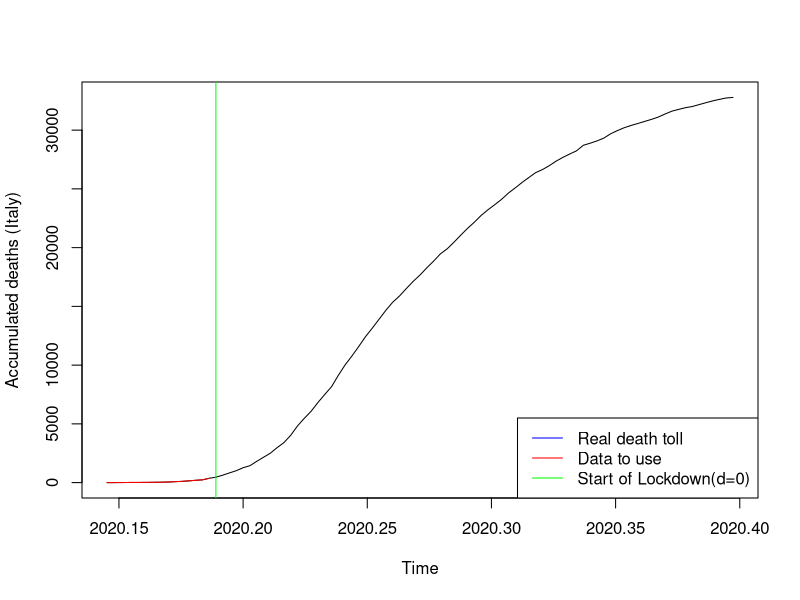
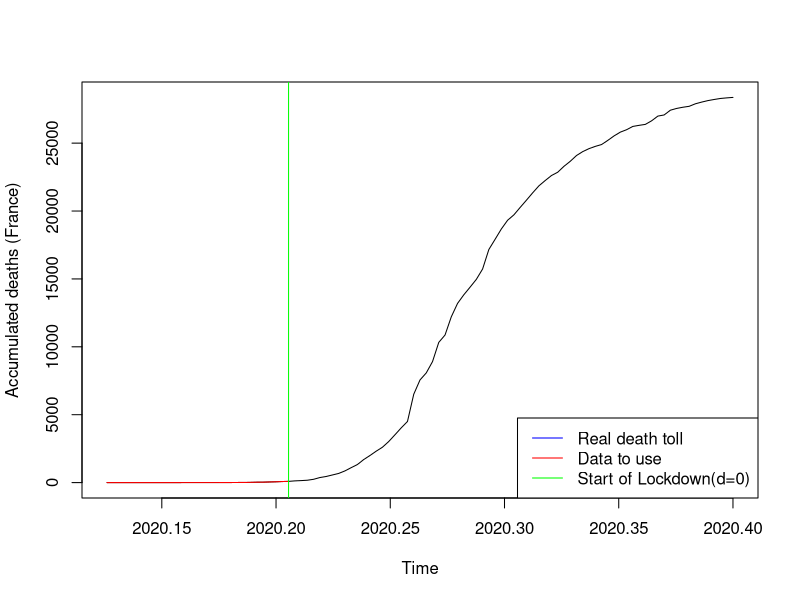
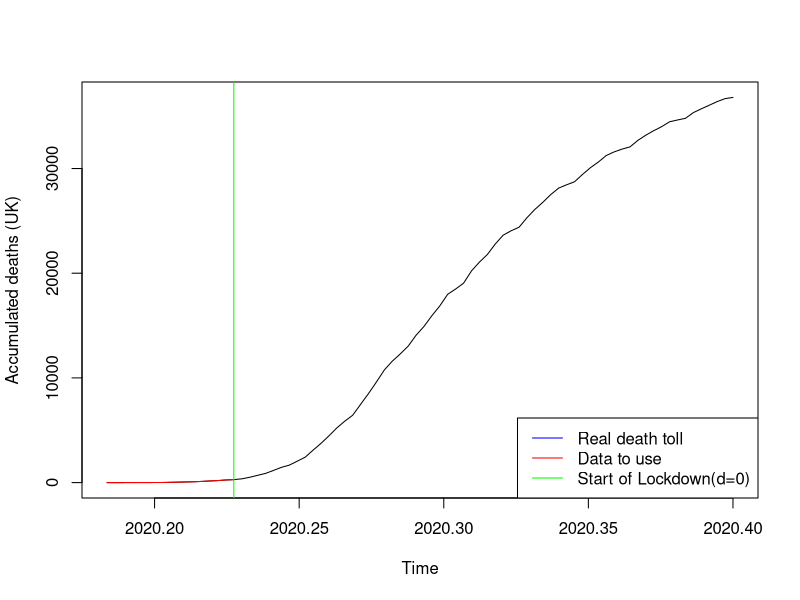
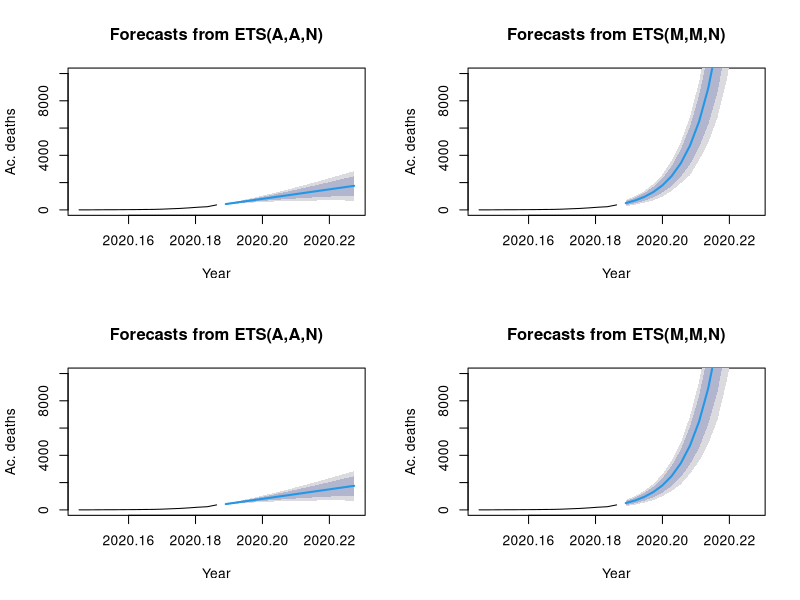
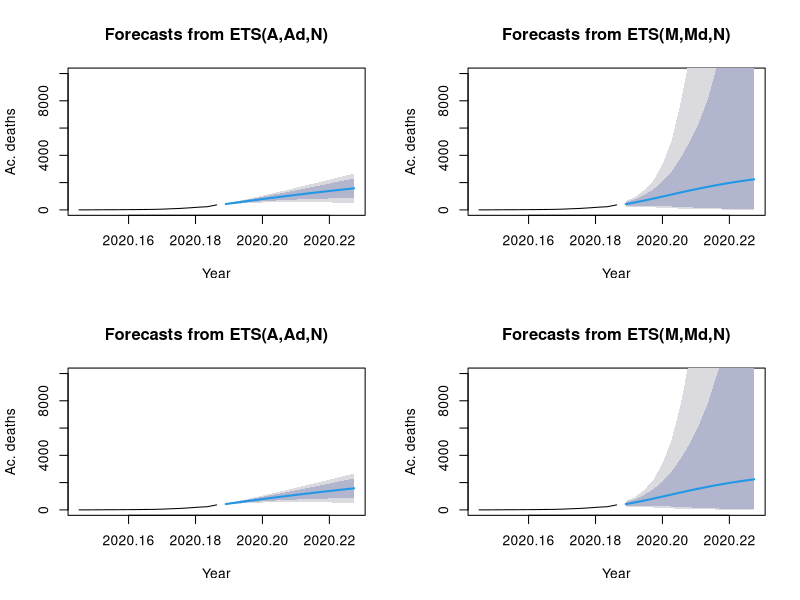
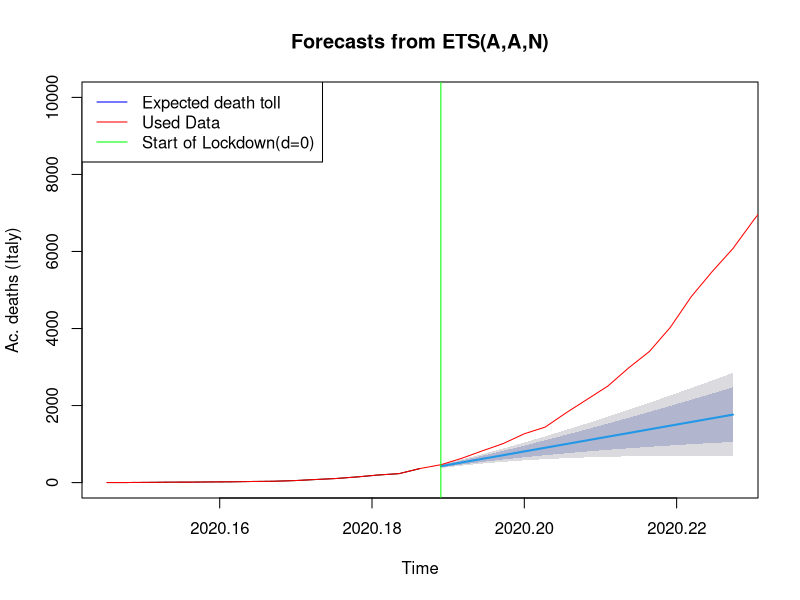
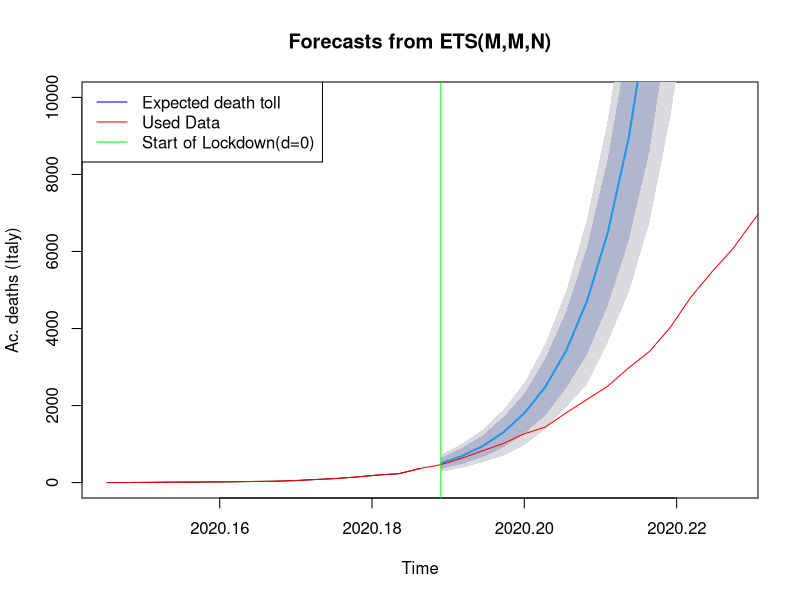
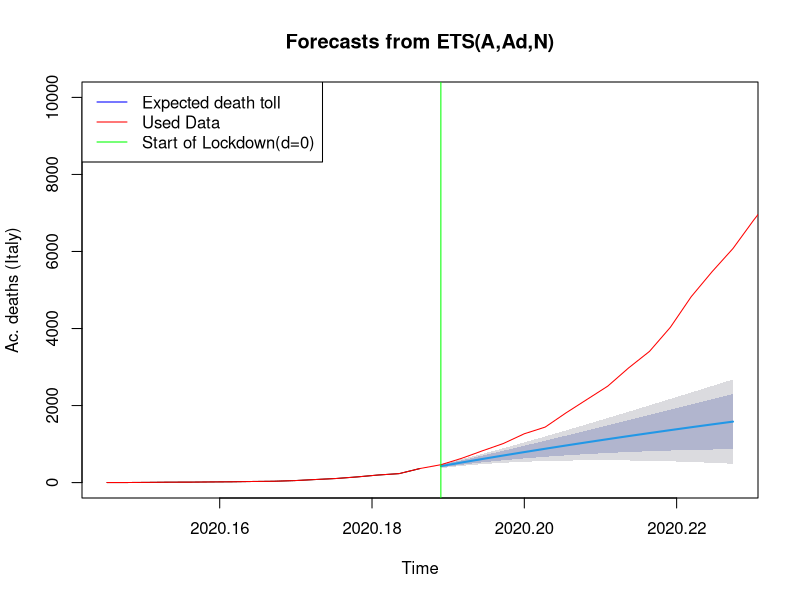

The R script that drew these images, in order: (Note: a time limit stopped this script after it produced the figures.)
## ---- chunk 1
covid_data <- read.csv("COVID_data_v3.csv", header=TRUE, sep=",")
#ProjectData <- data.matrix(ProjectData) 
#ProjectData_INITIAL <- ProjectData
## ---- chunk 2
t0_IT=2020+53/365 #day of first casualty
P=15 #predicted days
cIT2_0 <- ts((covid_data$Cdeaths_IT[54:69]),start=t0_IT, frequency=365) #t=0 @ day69. +14d #before it was starting at 45
cIT3 <- ts((covid_data$Cdeaths_IT[54:146]),start=t0_IT, frequency=365)

plot(cIT3, xlab="Time", ylab="Accumulated deaths (Italy)")
lines(cIT2_0, col="red")
abline(v=2020+69/365, col="green")
legend("bottomright", legend=c("Real death toll","Data to use", "Start of Lockdown(d=0)"), col=c("blue", "red","green"), lty=1)
## ---- chunk 3
#French Data
t0_FR <- 2020+46/365
cFRA2_0 <- ts(covid_data$Cdeaths_FRA[46:75],start=t0_FR, frequency=365) #t=0 @ day75, March 15th #before it was starting at 45
cFRA3 <- ts(covid_data$Cdeaths_FRA[46:146],start=t0_FR, frequency=365)

plot(cFRA3, xlab="Time", ylab="Accumulated deaths (France)")
lines(cFRA2_0, col="red")
abline(v=2020+75/365, col="green")
legend("bottomright", legend=c("Real death toll","Data to use", "Start of Lockdown(d=0)"), col=c("blue", "red","green"), lty=1)
## ---- chunk 4
#UK Data

t0_UK=2020+67/365
cUK2_0 <- ts(covid_data$Cdeaths_UK[67:83],start=t0_UK, frequency=365) #t=0 @ day83. +0d
cUK3 <- ts(covid_data$Cdeaths_UK[67:146],start=t0_UK, frequency=365)

plot(cUK3, xlab="Time", ylab="Accumulated deaths (UK)")
lines(cUK2_0, col="red")
abline(v=2020+83/365, col="green")
legend("bottomright", legend=c("Real death toll","Data to use", "Start of Lockdown(d=0)"), col=c("blue", "red","green"), lty=1)


## ---- chunk 5
library(forecast)
#Italy
cIT2_0_AAN <- ets(cIT2_0, model="AAN", damped=FALSE)
cIT2_0_AAZ <- ets(cIT2_0, model="AAZ", damped=FALSE)
cIT2_0_MMN <- ets(cIT2_0, model="MMN", damped=FALSE)
cIT2_0_MMZ <- ets(cIT2_0, model="MMZ", damped=FALSE)

cIT2_0_AAND <- ets(cIT2_0, model="AAN", damped=TRUE)
cIT2_0_AAZD <- ets(cIT2_0, model="AAZ", damped=TRUE)
cIT2_0_MMND <- ets(cIT2_0, model="MMN", damped=TRUE)
cIT2_0_MMZD <- ets(cIT2_0, model="MMZ", damped=TRUE)


# Create their prediction "cones" for 360 months (30 years) into the future with quintile confidence intervals
## ---- chunk 6
cIT2_0_AAN_pred <- forecast(cIT2_0_AAN, h=P, level=c(0.8, 0.95))
cIT2_0_AAZ_pred <- forecast(cIT2_0_AAZ, h=P, level=c(0.8, 0.95))
cIT2_0_MMN_pred <- forecast(cIT2_0_MMN, h=P, level=c(0.8, 0.95))
cIT2_0_MMZ_pred <- forecast(cIT2_0_MMZ, h=P, level=c(0.8, 0.95))

cIT2_0_AAND_pred <- forecast(cIT2_0_AAND, h=P, level=c(0.8, 0.95))
cIT2_0_AAZD_pred <- forecast(cIT2_0_AAZD, h=P, level=c(0.8, 0.95))
cIT2_0_MMND_pred <- forecast(cIT2_0_MMND, h=P, level=c(0.8, 0.95))
cIT2_0_MMZD_pred <- forecast(cIT2_0_MMZD, h=P, level=c(0.8, 0.95))
## ---- chunk 7
cIT2_0_tbats <- tbats(cIT2_0)
cIT2_0_tbats_pred <-forecast(cIT2_0_tbats, h=P, level=c(0.8, 0.95))
## ---- chunk 8
cIT2_0_ARIMA <- auto.arima(cIT2_0,seasonal=FALSE)
cIT2_0_ARIMA_pred <- forecast(cIT2_0_ARIMA,P)
## ---- chunk 9
par(mfrow=c(2,2)) # This command sets the plot window to show 1 row of 4 plots
plot(cIT2_0_AAN_pred, xlab="Year", ylab="Ac. deaths", ylim=c(0,10000))
plot(cIT2_0_MMN_pred, xlab="Year", ylab="Ac. deaths", ylim=c(0,10000))
plot(cIT2_0_AAZ_pred, xlab="Year", ylab="Ac. deaths", ylim=c(0,10000))
plot(cIT2_0_MMZ_pred, xlab="Year", ylab="Ac. deaths", ylim=c(0,10000))

par(mfrow=c(2,2)) # This command sets the plot window to show 1 row of 4 plots
plot(cIT2_0_AAND_pred, xlab="Year", ylab="Ac. deaths", ylim=c(0,10000))
plot(cIT2_0_MMND_pred, xlab="Year", ylab="Ac. deaths", ylim=c(0,10000))
plot(cIT2_0_AAZD_pred, xlab="Year", ylab="Ac. deaths", ylim=c(0,10000))
plot(cIT2_0_MMZD_pred, xlab="Year", ylab="Ac. deaths", ylim=c(0,10000))
## ---- chunk 10
par(mfrow=c(1,1)) # This command sets the plot window to show 1 row of 1 plots
plot(cIT2_0_AAN_pred, xlab="Time", ylab="Ac. deaths (Italy)", ylim=c(0,10000))
lines(cIT3, col="red")
abline(v=2020+69/365, col="green")
legend("topleft", legend=c("Expected death toll","Used Data", "Start of Lockdown(d=0)"), col=c("blue", "red","green"), lty=1)

par(mfrow=c(1,1)) # This command sets the plot window to show 1 row of 1 plots
plot(cIT2_0_MMN_pred, xlab="Time", ylab="Ac. deaths (Italy)", ylim=c(0,10000))
lines(cIT3, col="red")
abline(v=2020+69/365, col="green")
legend("topleft", legend=c("Expected death toll","Used Data", "Start of Lockdown(d=0)"), col=c("blue", "red","green"), lty=1)

par(mfrow=c(1,1)) # This command sets the plot window to show 1 row of 1 plots
plot(cIT2_0_AAND_pred, xlab="Time", ylab="Ac. deaths (Italy)", ylim=c(0,10000))
lines(cIT3, col="red")
abline(v=2020+69/365, col="green")
legend("topleft", legend=c("Expected death toll","Used Data", "Start of Lockdown(d=0)"), col=c("blue", "red","green"), lty=1)

par(mfrow=c(1,1)) # This command sets the plot window to show 1 row of 1 plots
plot(cIT2_0_MMND_pred, xlab="Time", ylab="Ac. deaths (Italy)", ylim=c(0,10000))
lines(cIT3, col="red")
abline(v=2020+69/365, col="green")
legend("topleft", legend=c("Expected death toll","Used Data", "Start of Lockdown(d=0)"), col=c("blue", "red","green"), lty=1)
## ---- chunk 11
par(mfrow=c(1,1)) # This command sets the plot window to show 1 row of 1 plots
plot(cIT2_0_tbats_pred, xlab="Time", ylab="Ac. deaths (Italy)")
lines(cIT3, col="red")
abline(v=2020+69/365, col="green")
legend("topleft", legend=c("Expected death toll","Used Data", "Start of Lockdown(d=0)"), col=c("blue", "red","green"), lty=1)
## ---- chunk 12
par(mfrow=c(1,1)) # This command sets the plot window to show 1 row of 1 plots
plot(cIT2_0_ARIMA_pred, xlab="Time", ylab="Ac. deaths (Italy)")
lines(cIT3, col="red")
abline(v=2020+69/365, col="green")
legend("topleft", legend=c("Expected death toll","Used Data", "Start of Lockdown(d=0)"), col=c("blue", "red","green"), lty=1)
## ---- chunk 13
###
### Comparing models -- Time series Cross Validation (Rolling Horizon Holdout)
###

f_AANF  <- function(y, h) forecast(ets(y, model="AAN"), h = h)
errors_AANF <- tsCV(cIT2_0, f_AANF, h=1, window=15)

f_MMNF<- function(y, h) forecast(ets(y, model="MMN"), h = h)
errors_MMNF <- tsCV(cIT2_0, f_MMNF, h=1, window=15)

f_AAND  <- function(y, h) forecast(ets(y, model="AAN", damped=TRUE), h = h)
errors_AAND <- tsCV(cIT2_0, f_AAND, h=1, window=15)

f_MMND  <- function(y, h) forecast(ets(y, model="MMN", damped=TRUE), h = h)
errors_MMND <- tsCV(cIT2_0, f_MMND, h=1, window=15)

f_TBATS  <- function(y, h) forecast(tbats(y), h = h)
errors_TBATS <- tsCV(cIT2_0, f_TBATS, h=1, window=15)

f_ARIMA  <- function(y, h) forecast(auto.arima(y), h = h)
errors_ARIMA <- tsCV(cIT2_0, f_ARIMA, h=1, window=15)


#par(mfrow=c(1,1)) 
#plot(errors_AANF, ylab='tsCV errors')
#abline(0,0)
#lines(errors_MMNF, col="red")
#lines(errors_AAND, col="green")
#lines(errors_MMND, col="blue")
#lines(errors_TBATS, col="grey")
#lines(errors_ARIMA, col="orange")
#legend("left", legend=c("CV_error_AANF", "CV_error_MMNF","CV_error_AAND","CV_error_MMND", "CV_error_TBATS", "CV_error_ARIMA"), #col=c("black", "red", "green", "blue", "grey", "orange"), lty=1:4)
## ---- chunk 14
mean(abs(errors_AANF/cIT2_0), na.rm=TRUE)*100
mean(abs(errors_MMNF/cIT2_0), na.rm=TRUE)*100
mean(abs(errors_AAND/cIT2_0), na.rm=TRUE)*100
mean(abs(errors_MMND/cIT2_0), na.rm=TRUE)*100
mean(abs(errors_TBATS/cIT2_0), na.rm=TRUE)*100
mean(abs(errors_ARIMA/cIT2_0), na.rm=TRUE)*100

## ---- chunk 15
par(mfrow=c(1,1)) # This command sets the plot window to show 1 row of 1 plots
plot(cIT2_0_MMN_pred, xlab="Time", ylab="Ac. deaths (Italy)", ylim=c(0,10000))
lines(cIT3, col="red")
abline(v=2020+69/365, col="green")
legend("topleft", legend=c("Expected death toll","Used Data", "Start of Lockdown(d=0)"), col=c("blue", "red","green"), lty=1)
## ---- chunk 16
library(forecast)
#Italy
cFRA2_0_AAN <- ets(cFRA2_0, model="AAN", damped=FALSE)
cFRA2_0_AAZ <- ets(cFRA2_0, model="AAZ", damped=FALSE)
cFRA2_0_MMN <- ets(cFRA2_0, model="MMN", damped=FALSE)
cFRA2_0_MMZ <- ets(cFRA2_0, model="MMZ", damped=FALSE)

cFRA2_0_AAND <- ets(cFRA2_0, model="AAN", damped=TRUE)
cFRA2_0_AAZD <- ets(cFRA2_0, model="AAZ", damped=TRUE)
cFRA2_0_MMND <- ets(cFRA2_0, model="MMN", damped=TRUE)
cFRA2_0_MMZD <- ets(cFRA2_0, model="MMZ", damped=TRUE)


# Create their prediction "cones" for 360 months (30 years) into the future with quintile confidence intervals
cFRA2_0_AAN_pred <- forecast(cFRA2_0_AAN, h=P, level=c(0.8, 0.95))
cFRA2_0_AAZ_pred <- forecast(cFRA2_0_AAZ, h=P, level=c(0.8, 0.95))
cFRA2_0_MMN_pred <- forecast(cFRA2_0_MMN, h=P, level=c(0.8, 0.95))
cFRA2_0_MMZ_pred <- forecast(cFRA2_0_MMZ, h=P, level=c(0.8, 0.95))

cFRA2_0_AAND_pred <- forecast(cFRA2_0_AAND, h=P, level=c(0.8, 0.95))
cFRA2_0_AAZD_pred <- forecast(cFRA2_0_AAZD, h=P, level=c(0.8, 0.95))
cFRA2_0_MMND_pred <- forecast(cFRA2_0_MMND, h=P, level=c(0.8, 0.95))
cFRA2_0_MMZD_pred <- forecast(cFRA2_0_MMZD, h=P, level=c(0.8, 0.95))

cFRA2_0_tbats <- tbats(cFRA2_0)
cFRA2_0_tbats_pred <-forecast(cFRA2_0_tbats, h=P, level=c(0.8, 0.95))

cFRA2_0_ARIMA <- auto.arima(cFRA2_0,seasonal=FALSE)
cFRA2_0_ARIMA_pred <- forecast(cFRA2_0_ARIMA,P)


#par(mfrow=c(1,1)) # This command sets the plot window to show 1 row of 1 plots
#plot(cFRA2_0_AAN_pred, xlab="Time", ylab="Ac. deaths (FR)", ylim=c(0,10000))
#lines(cFRA3, col="red")

#par(mfrow=c(1,1)) # This command sets the plot window to show 1 row of 1 plots
#plot(cFRA2_0_MMN_pred, xlab="Time", ylab="Ac. deaths (FR)", ylim=c(0,10000))
#lines(cFRA3, col="red")

#par(mfrow=c(1,1)) # This command sets the plot window to show 1 row of 1 plots
#plot(cFRA2_0_AAND_pred, xlab="Time", ylab="Ac. deaths (FR)", ylim=c(0,10000))
#lines(cFRA3, col="red")

#par(mfrow=c(1,1)) # This command sets the plot window to show 1 row of 1 plots
#plot(cFRA2_0_MMND_pred, xlab="Time", ylab="Ac. deaths (FR)", ylim=c(0,10000))
#lines(cFRA3, col="red")

#par(mfrow=c(1,1)) # This command sets the plot window to show 1 row of 1 plots
#plot(cFRA2_0_tbats_pred, xlab="Time", ylab="Ac. deaths (FR)")
#lines(cFRA3, col="red")

#par(mfrow=c(1,1)) # This command sets the plot window to show 1 row of 1 plots
#plot(cFRA2_0_ARIMA_pred, xlab="Time", ylab="Ac. deaths (FR)")
#lines(cFRA3, col="red")


## ---- chunk 17
###
### Comparing models -- Time series Cross Validation (Rolling Horizon Holdout)
###

f_AANF  <- function(y, h) forecast(ets(y, model="AAN"), h = h)
errors_AANF <- tsCV(cFRA2_0, f_AANF, h=1, window=15)

f_MMNF<- function(y, h) forecast(ets(y, model="MMN"), h = h)
errors_MMNF <- tsCV(cFRA2_0, f_MMNF, h=1, window=15)

f_AAND  <- function(y, h) forecast(ets(y, model="AAN", damped=TRUE), h = h)
errors_AAND <- tsCV(cFRA2_0, f_AAND, h=1, window=15)

f_MMND  <- function(y, h) forecast(ets(y, model="MMN", damped=TRUE), h = h)
errors_MMND <- tsCV(cFRA2_0, f_MMND, h=1, window=15)

f_TBATS  <- function(y, h) forecast(tbats(y), h = h)
errors_TBATS <- tsCV(cFRA2_0, f_TBATS, h=1, window=15)

f_ARIMA  <- function(y, h) forecast(auto.arima(y), h = h)
errors_ARIMA <- tsCV(cFRA2_0, f_ARIMA, h=1, window=15)


#par(mfrow=c(1,1)) 
#plot(errors_AANF, ylab='tsCV errors')
#abline(0,0)
#lines(errors_MMNF, col="red")
#lines(errors_AAND, col="green")
#lines(errors_MMND, col="blue")
#lines(errors_TBATS, col="grey")
#lines(errors_ARIMA, col="orange")
#legend("left", legend=c("CV_error_AANF", "CV_error_MMNF","CV_error_AAND","CV_error_MMND", "CV_error_TBATS", "CV_error_ARIMA"), #col=c("black", "red", "green", "blue", "grey", "orange"), lty=1:4)
## ---- chunk 18

mean(abs(errors_AANF/cFRA2_0), na.rm=TRUE)*100
mean(abs(errors_MMNF/cFRA2_0), na.rm=TRUE)*100
mean(abs(errors_AAND/cFRA2_0), na.rm=TRUE)*100
mean(abs(errors_MMND/cFRA2_0), na.rm=TRUE)*100
mean(abs(errors_TBATS/cFRA2_0), na.rm=TRUE)*100
mean(abs(errors_ARIMA/cFRA2_0), na.rm=TRUE)*100

## ---- chunk 19
par(mfrow=c(1,1)) # This command sets the plot window to show 1 row of 1 plots
plot(cFRA2_0_tbats_pred, xlab="Time", ylab="Ac. deaths (FR)", ylim=c(0,10000))
lines(cFRA3, col="red")
abline(v=2020+75/365, col="green")
legend("topleft", legend=c("Expected death toll","Used Data", "Start of Lockdown(d=0)"), col=c("blue", "red","green"), lty=1)
## ---- chunk 20
library(forecast)
#Italy
cUK2_0_AAN <- ets(cUK2_0, model="AAN", damped=FALSE)
cUK2_0_AAZ <- ets(cUK2_0, model="AAZ", damped=FALSE)
cUK2_0_MMN <- ets(cUK2_0, model="MMN", damped=FALSE)
cUK2_0_MMZ <- ets(cUK2_0, model="MMZ", damped=FALSE)

cUK2_0_AAND <- ets(cUK2_0, model="AAN", damped=TRUE)
cUK2_0_AAZD <- ets(cUK2_0, model="AAZ", damped=TRUE)
cUK2_0_MMND <- ets(cUK2_0, model="MMN", damped=TRUE)
cUK2_0_MMZD <- ets(cUK2_0, model="MMZ", damped=TRUE)


# Create their prediction "cones" for 360 months (30 years) into the future with quintile confidence intervals
cUK2_0_AAN_pred <- forecast(cUK2_0_AAN, h=P, level=c(0.8, 0.95))
cUK2_0_AAZ_pred <- forecast(cUK2_0_AAZ, h=P, level=c(0.8, 0.95))
cUK2_0_MMN_pred <- forecast(cUK2_0_MMN, h=P, level=c(0.8, 0.95))
cUK2_0_MMZ_pred <- forecast(cUK2_0_MMZ, h=P, level=c(0.8, 0.95))

cUK2_0_AAND_pred <- forecast(cUK2_0_AAND, h=P, level=c(0.8, 0.95))
cUK2_0_AAZD_pred <- forecast(cUK2_0_AAZD, h=P, level=c(0.8, 0.95))
cUK2_0_MMND_pred <- forecast(cUK2_0_MMND, h=P, level=c(0.8, 0.95))
cUK2_0_MMZD_pred <- forecast(cUK2_0_MMZD, h=P, level=c(0.8, 0.95))

cUK2_0_tbats <- tbats(cUK2_0)
cUK2_0_tbats_pred <-forecast(cUK2_0_tbats, h=P, level=c(0.8, 0.95))

cUK2_0_ARIMA <- auto.arima(cUK2_0,seasonal=FALSE)
cUK2_0_ARIMA_pred <- forecast(cUK2_0_ARIMA,P)

#par(mfrow=c(2,2)) # This command sets the plot window to show 1 row of 4 plots
#plot(cUK2_0_AAN_pred, xlab="Year", ylab="Ac. deaths", ylim=c(0,10000))
#plot(cUK2_0_MMN_pred, xlab="Year", ylab="Ac. deaths", ylim=c(0,10000))
#plot(cUK2_0_AAZ_pred, xlab="Year", ylab="Ac. deaths", ylim=c(0,10000))
#plot(cUK2_0_MMZ_pred, xlab="Year", ylab="Ac. deaths", ylim=c(0,10000))

#par(mfrow=c(2,2)) # This command sets the plot window to show 1 row of 4 plots
#plot(cUK2_0_AAND_pred, xlab="Year", ylab="Ac. deaths", ylim=c(0,10000))
#plot(cUK2_0_MMND_pred, xlab="Year", ylab="Ac. deaths", ylim=c(0,10000))
#plot(cUK2_0_AAZD_pred, xlab="Year", ylab="Ac. deaths", ylim=c(0,10000))
#plot(cUK2_0_MMZD_pred, xlab="Year", ylab="Ac. deaths", ylim=c(0,10000))

#par(mfrow=c(1,1)) # This command sets the plot window to show 1 row of 1 plots
#plot(cUK2_0_AAN_pred, xlab="Time", ylab="Ac. deaths (UK)", ylim=c(0,10000))
#lines(cUK3, col="red")

#par(mfrow=c(1,1)) # This command sets the plot window to show 1 row of 1 plots
#plot(cUK2_0_MMN_pred, xlab="Time", ylab="Ac. deaths (UK)", ylim=c(0,10000))
#lines(cUK3, col="red")

#par(mfrow=c(1,1)) # This command sets the plot window to show 1 row of 1 plots
#plot(cUK2_0_AAND_pred, xlab="Time", ylab="Ac. deaths (UK)", ylim=c(0,10000))
#lines(cUK3, col="red")

#par(mfrow=c(1,1)) # This command sets the plot window to show 1 row of 1 plots
#plot(cUK2_0_MMND_pred, xlab="Time", ylab="Ac. deaths (UK)", ylim=c(0,10000))
#lines(cUK3, col="red")

#par(mfrow=c(1,1)) # This command sets the plot window to show 1 row of 1 plots
#plot(cUK2_0_tbats_pred, xlab="Time", ylab="Ac. deaths (UK)")
#lines(cUK3, col="red")

#par(mfrow=c(1,1)) # This command sets the plot window to show 1 row of 1 plots
#plot(cUK2_0_ARIMA_pred, xlab="Time", ylab="Ac. deaths (UK)")
#lines(cUK3, col="red")


## ---- chunk 21
###
### Comparing models -- Time series Cross Validation (Rolling Horizon Holdout)
###

f_AANF  <- function(y, h) forecast(ets(y, model="AAN"), h = h)
errors_AANF <- tsCV(cUK2_0, f_AANF, h=1, window=15)

f_MMNF<- function(y, h) forecast(ets(y, model="MMN"), h = h)
errors_MMNF <- tsCV(cUK2_0, f_MMNF, h=1, window=15)

f_AAND  <- function(y, h) forecast(ets(y, model="AAN", damped=TRUE), h = h)
errors_AAND <- tsCV(cUK2_0, f_AAND, h=1, window=15)

f_MMND  <- function(y, h) forecast(ets(y, model="MMN", damped=TRUE), h = h)
errors_MMND <- tsCV(cUK2_0, f_MMND, h=1, window=15)

f_TBATS  <- function(y, h) forecast(tbats(y), h = h)
errors_TBATS <- tsCV(cUK2_0, f_TBATS, h=1, window=15)

f_ARIMA  <- function(y, h) forecast(auto.arima(y), h = h)
errors_ARIMA <- tsCV(cUK2_0, f_ARIMA, h=1, window=15)


#par(mfrow=c(1,1)) 
#plot(errors_AANF, ylab='tsCV errors')
#abline(0,0)
#lines(errors_MMNF, col="red")
#lines(errors_AAND, col="green")
#lines(errors_MMND, col="blue")
#lines(errors_TBATS, col="grey")
#lines(errors_ARIMA, col="orange")
#legend("left", legend=c("CV_error_AANF", "CV_error_MMNF","CV_error_AAND","CV_error_MMND", "CV_error_TBATS", "CV_error_ARIMA"), #col=c("black", "red", "green", "blue", "grey", "orange"), lty=1:4)
## ---- chunk 22

mean(abs(errors_AANF/cUK2_0), na.rm=TRUE)*100
mean(abs(errors_MMNF/cUK2_0), na.rm=TRUE)*100
mean(abs(errors_AAND/cUK2_0), na.rm=TRUE)*100
mean(abs(errors_MMND/cUK2_0), na.rm=TRUE)*100
mean(abs(errors_TBATS/cUK2_0), na.rm=TRUE)*100
mean(abs(errors_ARIMA/cUK2_0), na.rm=TRUE)*100

## ---- chunk 23
par(mfrow=c(1,1)) # This command sets the plot window to show 1 row of 1 plots
plot(cUK2_0_tbats_pred, xlab="Time", ylab="Ac. deaths (UK)", ylim=c(0,10000))
lines(cUK3, col="red")
abline(v=2020+83/365, col="green")
legend("topleft", legend=c("Expected death toll","Used Data", "Start of Lockdown(d=0)"), col=c("blue", "red","green"), lty=1)
## ---- chunk 24

t0_IT=2020+53/365 #day of first casualty
P=15 #predicted days
cLIT2_0 <- ts(log(covid_data$Cdeaths_IT[54:69]),start=t0_IT, frequency=365) #t=0 @ day69. +14d #before it was starting at 45
cLIT3 <- ts(log(covid_data$Cdeaths_IT[54:146]),start=t0_IT, frequency=365)

plot(cLIT3, xlab="Time", ylab="log(Accumulated deaths (FR))")
lines(cLIT2_0, col="red")
abline(v=2020+69/365, col="green")
legend("bottomright", legend=c("Real death toll [log]","Data to use", "Start of Lockdown(d=0)"), col=c("blue", "red","green"), lty=1)



#French Data
t0log_FR <- 2020+66/365
cLFRA2_0 <- ts(log(covid_data$Cdeaths_FRA[67:75]),start=t0log_FR, frequency=365) #t=0 @ day75, March 15th #before it was starting at 45
cLFRA3 <- ts(log(covid_data$Cdeaths_FRA[67:146]),start=t0log_FR, frequency=365)

plot(cFRA3, xlab="Time", ylab="log(Accumulated deaths (France))")
lines(cLFRA2_0, col="red")
abline(v=2020+75/365, col="green")
legend("bottomright", legend=c("Real death toll [log]","Data to use", "Start of Lockdown(d=0)"), col=c("blue", "red","green"), lty=1)


#UK Data

t0_UKlog=2020+68/365
cLUK2_0 <- ts(log(covid_data$Cdeaths_UK[69:83]),start=t0_UKlog, frequency=365) #t=0 @ day83. +0d
cLUK3 <- ts(log(covid_data$Cdeaths_UK[69:146]),start=t0_UKlog, frequency=365)

plot(cLUK3, xlab="Time", ylab="log(Accumulated deaths (UK))")
lines(cLUK2_0, col="red")
abline(v=2020+83/365, col="green")
legend("bottomright", legend=c("Real death toll [log]","Data to use", "Start of Lockdown(d=0)"), col=c("blue", "red","green"), lty=1)


## ---- chunk 25
library(forecast)
#FR
cLIT2_0_AAN <- ets(cLIT2_0, model="AAN", damped=FALSE)
cLIT2_0_AAZ <- ets(cLIT2_0, model="AAZ", damped=FALSE)
cLIT2_0_MMN <- ets(cLIT2_0, model="MMN", damped=FALSE)
cLIT2_0_MMZ <- ets(cLIT2_0, model="MMZ", damped=FALSE)

cLIT2_0_AAND <- ets(cLIT2_0, model="AAN", damped=TRUE)
cLIT2_0_AAZD <- ets(cLIT2_0, model="AAZ", damped=TRUE)
cLIT2_0_MMND <- ets(cLIT2_0, model="MMN", damped=TRUE)
cLIT2_0_MMZD <- ets(cLIT2_0, model="MMZ", damped=TRUE)


# Create their prediction "cones" for 360 months (30 years) into the future with quintile confidence intervals
cLIT2_0_AAN_pred <- forecast(cLIT2_0_AAN, h=P, level=c(0.8, 0.95))
cLIT2_0_AAZ_pred <- forecast(cLIT2_0_AAZ, h=P, level=c(0.8, 0.95))
cLIT2_0_MMN_pred <- forecast(cLIT2_0_MMN, h=P, level=c(0.8, 0.95))
cLIT2_0_MMZ_pred <- forecast(cLIT2_0_MMZ, h=P, level=c(0.8, 0.95))

cLIT2_0_AAND_pred <- forecast(cLIT2_0_AAND, h=P, level=c(0.8, 0.95))
cLIT2_0_AAZD_pred <- forecast(cLIT2_0_AAZD, h=P, level=c(0.8, 0.95))
cLIT2_0_MMND_pred <- forecast(cLIT2_0_MMND, h=P, level=c(0.8, 0.95))
cLIT2_0_MMZD_pred <- forecast(cLIT2_0_MMZD, h=P, level=c(0.8, 0.95))

cLIT2_0_tbats <- tbats(cLIT2_0)
cLIT2_0_tbats_pred <-forecast(cLIT2_0_tbats, h=P, level=c(0.8, 0.95))

cLIT2_0_ARIMA <- auto.arima(cLIT2_0,seasonal=FALSE)
cLIT2_0_ARIMA_pred <- forecast(cLIT2_0_ARIMA,P)


par(mfrow=c(1,1)) # This command sets the plot window to show 1 row of 1 plots
plot(cLIT2_0_AAN_pred, xlab="Time", ylab="log(Ac. deaths (Italy))", ylim=c(0,20))
lines(cLIT3, col="red")
abline(v=2020+69/365, col="green")

par(mfrow=c(1,1)) # This command sets the plot window to show 1 row of 1 plots
plot(cLIT2_0_MMN_pred, xlab="Time", ylab="log(Ac. deaths (Italy))", ylim=c(0,20))
lines(cLIT3, col="red")
abline(v=2020+69/365, col="green")

par(mfrow=c(1,1)) # This command sets the plot window to show 1 row of 1 plots
plot(cLIT2_0_AAND_pred, xlab="Time", ylab="log(Ac. deaths (Italy))", ylim=c(0,20))
lines(cLIT3, col="red")
abline(v=2020+69/365, col="green")

par(mfrow=c(1,1)) # This command sets the plot window to show 1 row of 1 plots
plot(cLIT2_0_MMND_pred, xlab="Time", ylab="log(Ac. deaths (Italy))", ylim=c(0,20))
lines(cLIT3, col="red")
abline(v=2020+69/365, col="green")

par(mfrow=c(1,1)) # This command sets the plot window to show 1 row of 1 plots
plot(cLIT2_0_tbats_pred, xlab="Time", ylab="log(Ac. deaths (Italy))", ylim=c(0,20))
lines(cLIT3, col="red")
abline(v=2020+69/365, col="green")

par(mfrow=c(1,1)) # This command sets the plot window to show 1 row of 1 plots
plot(cLIT2_0_ARIMA_pred, xlab="Time", ylab="log(Ac. deaths (Italy))", ylim=c(0,20))
lines(cLIT3, col="red")
abline(v=2020+69/365, col="green")

## ---- chunk 26
###
### Comparing models -- Time series Cross Validation (Rolling Horizon Holdout)
###

f_AANF  <- function(y, h) forecast(ets(y, model="AAN"), h = h)
errors_AANF <- tsCV(cLIT2_0, f_AANF, h=1, window=13)

f_MMNF<- function(y, h) forecast(ets(y, model="MMN"), h = h)
errors_MMNF <- tsCV(cLIT2_0, f_MMNF, h=1, window=13)

f_AAND  <- function(y, h) forecast(ets(y, model="AAN", damped=TRUE), h = h)
errors_AAND <- tsCV(cLIT2_0, f_AAND, h=1, window=13)

f_MMND  <- function(y, h) forecast(ets(y, model="MMN", damped=TRUE), h = h)
errors_MMND <- tsCV(cLIT2_0, f_MMND, h=1, window=13)

f_TBATS  <- function(y, h) forecast(tbats(y), h = h)
errors_TBATS <- tsCV(cLIT2_0, f_TBATS, h=1, window=13)

f_ARIMA  <- function(y, h) forecast(auto.arima(y), h = h)
errors_ARIMA <- tsCV(cLIT2_0, f_ARIMA, h=1, window=13)


#par(mfrow=c(1,1)) 
#plot(errors_AANF, ylab='tsCV errors')
#abline(0,0)
#lines(errors_MMNF, col="red")
#lines(errors_AAND, col="green")
#lines(errors_MMND, col="blue")
#lines(errors_TBATS, col="grey")
#lines(errors_ARIMA, col="orange")
#legend("left", legend=c("CV_error_AANF", "CV_error_MMNF","CV_error_AAND","CV_error_MMND", "CV_error_TBATS", "CV_error_ARIMA"), #col=c("black", "red", "green", "blue", "grey", "orange"), lty=1:4)
## ---- chunk 27
mean(abs(errors_AANF/cLIT2_0), na.rm=TRUE)*100
mean(abs(errors_MMNF/cLIT2_0), na.rm=TRUE)*100
mean(abs(errors_AAND/cLIT2_0), na.rm=TRUE)*100
mean(abs(errors_MMND/cLIT2_0), na.rm=TRUE)*100
mean(abs(errors_TBATS/cLIT2_0), na.rm=TRUE)*100
mean(abs(errors_ARIMA/cLIT2_0), na.rm=TRUE)*100

## ---- chunk 28

par(mfrow=c(1,1)) # This command sets the plot window to show 1 row of 1 plots
plot(cLIT2_0_ARIMA_pred, xlab="Time", ylab="log(Ac. deaths (Italy))", ylim=c(0,20))
lines(cLIT3, col="red")
abline(v=2020+69/365, col="green")
## ---- chunk 29
expforeIT_mean<-exp(cLIT2_0_ARIMA_pred$mean)

par(mfrow=c(1,1)) # This command sets the plot window to show 1 row of 1 plots
plot(expforeIT_mean, xlab="Time", ylab="Ac. deaths (FR)", ylim=c(0,1e4))
lines(cIT3, col="red")
abline(v=2020+69/365, col="green")

## ---- chunk 30
library(forecast)
#FR
cLFRA2_0_AAN <- ets(cLFRA2_0, model="AAN", damped=FALSE)
cLFRA2_0_AAZ <- ets(cLFRA2_0, model="AAZ", damped=FALSE)
cLFRA2_0_MMN <- ets(cLFRA2_0, model="MMN", damped=FALSE)
cLFRA2_0_MMZ <- ets(cLFRA2_0, model="MMZ", damped=FALSE)

cLFRA2_0_AAND <- ets(cLFRA2_0, model="AAN", damped=TRUE)
cLFRA2_0_AAZD <- ets(cLFRA2_0, model="AAZ", damped=TRUE)
cLFRA2_0_MMND <- ets(cLFRA2_0, model="MMN", damped=TRUE)
cLFRA2_0_MMZD <- ets(cLFRA2_0, model="MMZ", damped=TRUE)


# Create their prediction "cones" for 360 months (30 years) into the future with quintile confidence intervals
cLFRA2_0_AAN_pred <- forecast(cLFRA2_0_AAN, h=P, level=c(0.8, 0.95))
cLFRA2_0_AAZ_pred <- forecast(cLFRA2_0_AAZ, h=P, level=c(0.8, 0.95))
cLFRA2_0_MMN_pred <- forecast(cLFRA2_0_MMN, h=P, level=c(0.8, 0.95))
cLFRA2_0_MMZ_pred <- forecast(cLFRA2_0_MMZ, h=P, level=c(0.8, 0.95))

cLFRA2_0_AAND_pred <- forecast(cLFRA2_0_AAND, h=P, level=c(0.8, 0.95))
cLFRA2_0_AAZD_pred <- forecast(cLFRA2_0_AAZD, h=P, level=c(0.8, 0.95))
cLFRA2_0_MMND_pred <- forecast(cLFRA2_0_MMND, h=P, level=c(0.8, 0.95))
cLFRA2_0_MMZD_pred <- forecast(cLFRA2_0_MMZD, h=P, level=c(0.8, 0.95))

cLFRA2_0_tbats <- tbats(cLFRA2_0)
cLFRA2_0_tbats_pred <-forecast(cLFRA2_0_tbats, h=P, level=c(0.8, 0.95))

cLFRA2_0_ARIMA <- auto.arima(cLFRA2_0,seasonal=FALSE)
cLFRA2_0_ARIMA_pred <- forecast(cLFRA2_0_ARIMA,P)


#par(mfrow=c(1,1)) # This command sets the plot window to show 1 row of 1 plots
#plot(cLFRA2_0_AAN_pred, xlab="Time", ylab="log(Ac. deaths (FR))", ylim=c(0,20))
##lines(cLFRA3, col="red")
#abline(v=2020+75/365, col="green")

#par(mfrow=c(1,1)) # This command sets the plot window to show 1 row of 1 plots
#plot(cLFRA2_0_MMN_pred, xlab="Time", ylab="log(Ac. deaths (FR))", ylim=c(0,20))
#lines(cLFRA3, col="red")
#abline(v=2020+75/365, col="green")

#par(mfrow=c(1,1)) # This command sets the plot window to show 1 row of 1 plots
##plot(cLFRA2_0_AAND_pred, xlab="Time", ylab="log(Ac. deaths (FR))", ylim=c(0,20))
#lines(cLFRA3, col="red")
##abline(v=2020+75/365, col="green")

#par(mfrow=c(1,1)) # This command sets the plot window to show 1 row of 1 plots
#plot(cLFRA2_0_MMND_pred, xlab="Time", ylab="log(Ac. deaths (FR))", ylim=c(0,20))
#lines(cLFRA3, col="red")
#abline(v=2020+75/365, col="green")

#par(mfrow=c(1,1)) # This command sets the plot window to show 1 row of 1 plots
#plot(cLFRA2_0_tbats_pred, xlab="Time", ylab="log(Ac. deaths (FR))", ylim=c(0,20))
#lines(cLFRA3, col="red")
#abline(v=2020+75/365, col="green")

#par(mfrow=c(1,1)) # This command sets the plot window to show 1 row of 1 plots
#plot(cLFRA2_0_ARIMA_pred, xlab="Time", ylab="log(Ac. deaths (FR))", ylim=c(0,20))
#lines(cLFRA3, col="red")
#abline(v=2020+75/365, col="green")

## ---- chunk 31
###
### Comparing models -- Time series Cross Validation (Rolling Horizon Holdout)
###

f_AANF  <- function(y, h) forecast(ets(y, model="AAN"), h = h)
errors_AANF <- tsCV(cLFRA2_0, f_AANF, h=1, window=8)

f_MMNF<- function(y, h) forecast(ets(y, model="MMN"), h = h)
errors_MMNF <- tsCV(cLFRA2_0, f_MMNF, h=1, window=8)

f_AAND  <- function(y, h) forecast(ets(y, model="AAN", damped=TRUE), h = h)
errors_AAND <- tsCV(cLFRA2_0, f_AAND, h=1, window=8)

f_MMND  <- function(y, h) forecast(ets(y, model="MMN", damped=TRUE), h = h)
errors_MMND <- tsCV(cLFRA2_0, f_MMND, h=1, window=8)

f_TBATS  <- function(y, h) forecast(tbats(y), h = h)
errors_TBATS <- tsCV(cLFRA2_0, f_TBATS, h=1, window=8)

f_ARIMA  <- function(y, h) forecast(auto.arima(y), h = h)
errors_ARIMA <- tsCV(cLFRA2_0, f_ARIMA, h=1, window=8)


#par(mfrow=c(1,1)) 
#plot(errors_AANF, ylab='tsCV errors')
#abline(0,0)
#lines(errors_MMNF, col="red")
#lines(errors_AAND, col="green")
#lines(errors_MMND, col="blue")
#lines(errors_TBATS, col="grey")
#lines(errors_ARIMA, col="orange")
#legend("left", legend=c("CV_error_AANF", "CV_error_MMNF","CV_error_AAND","CV_error_MMND", "CV_error_TBATS", "CV_error_ARIMA"), #col=c("black", "red", "green", "blue", "grey", "orange"), lty=1:4)
## ---- chunk 32
mean(abs(errors_AANF/cLFRA2_0), na.rm=TRUE)*100
mean(abs(errors_MMNF/cLFRA2_0), na.rm=TRUE)*100
mean(abs(errors_AAND/cLFRA2_0), na.rm=TRUE)*100
mean(abs(errors_MMND/cLFRA2_0), na.rm=TRUE)*100
mean(abs(errors_TBATS/cLFRA2_0), na.rm=TRUE)*100
mean(abs(errors_ARIMA/cLFRA2_0), na.rm=TRUE)*100

## ---- chunk 33

par(mfrow=c(1,1)) # This command sets the plot window to show 1 row of 1 plots
plot(cLFRA2_0_ARIMA_pred, xlab="Time", ylab="log(Ac. deaths (FR))", ylim=c(0,20))
lines(cLFRA3, col="red")
abline(v=2020+75/365, col="green")
## ---- chunk 34
expforeFRA_mean<-exp(cLFRA2_0_ARIMA_pred$mean)

par(mfrow=c(1,1)) # This command sets the plot window to show 1 row of 1 plots
plot(expforeFRA_mean, xlab="Time", ylab="Ac. deaths (FR)", ylim=c(0,1e4))
abline(v=2020+75/365, col="green")
lines(cFRA3, col="red")



## ---- chunk 35
library(forecast)
#UK
cLUK2_0_AAN <- ets(cLUK2_0, model="AAN", damped=FALSE)
cLUK2_0_AAZ <- ets(cLUK2_0, model="AAZ", damped=FALSE)
cLUK2_0_MMN <- ets(cLUK2_0, model="MMN", damped=FALSE)
cLUK2_0_MMZ <- ets(cLUK2_0, model="MMZ", damped=FALSE)

cLUK2_0_AAND <- ets(cLUK2_0, model="AAN", damped=TRUE)
cLUK2_0_AAZD <- ets(cLUK2_0, model="AAZ", damped=TRUE)
cLUK2_0_MMND <- ets(cLUK2_0, model="MMN", damped=TRUE)
cLUK2_0_MMZD <- ets(cLUK2_0, model="MMZ", damped=TRUE)


# Create their prediction "cones" for 360 months (30 years) into the future with quintile confidence intervals
cLUK2_0_AAN_pred <- forecast(cLUK2_0_AAN, h=P, level=c(0.8, 0.95))
cLUK2_0_AAZ_pred <- forecast(cLUK2_0_AAZ, h=P, level=c(0.8, 0.95))
cLUK2_0_MMN_pred <- forecast(cLUK2_0_MMN, h=P, level=c(0.8, 0.95))
cLUK2_0_MMZ_pred <- forecast(cLUK2_0_MMZ, h=P, level=c(0.8, 0.95))

cLUK2_0_AAND_pred <- forecast(cLUK2_0_AAND, h=P, level=c(0.8, 0.95))
cLUK2_0_AAZD_pred <- forecast(cLUK2_0_AAZD, h=P, level=c(0.8, 0.95))
cLUK2_0_MMND_pred <- forecast(cLUK2_0_MMND, h=P, level=c(0.8, 0.95))
cLUK2_0_MMZD_pred <- forecast(cLUK2_0_MMZD, h=P, level=c(0.8, 0.95))

cLUK2_0_tbats <- tbats(cLUK2_0)
cLUK2_0_tbats_pred <-forecast(cLUK2_0_tbats, h=P, level=c(0.8, 0.95))

cLUK2_0_ARIMA <- auto.arima(cLUK2_0,seasonal=FALSE)
cLUK2_0_ARIMA_pred <- forecast(cLUK2_0_ARIMA,P)


#par(mfrow=c(1,1)) # This command sets the plot window to show 1 row of 1 plots
#plot(cLUK2_0_AAN_pred, xlab="Time", ylab="log(Ac. deaths (UK))", ylim=c(0,20))
##lines(cLUK3, col="red")
#abline(v=2020+75/365, col="green")

#par(mfrow=c(1,1)) # This command sets the plot window to show 1 row of 1 plots
#plot(cLUK2_0_MMN_pred, xlab="Time", ylab="log(Ac. deaths (UK))", ylim=c(0,20))
#lines(cLUK3, col="red")
#abline(v=2020+75/365, col="green")

#par(mfrow=c(1,1)) # This command sets the plot window to show 1 row of 1 plots
##plot(cLUK2_0_AAND_pred, xlab="Time", ylab="log(Ac. deaths (UK))", ylim=c(0,20))
#lines(cLUK3, col="red")
##abline(v=2020+75/365, col="green")

#par(mfrow=c(1,1)) # This command sets the plot window to show 1 row of 1 plots
#plot(cLUK2_0_MMND_pred, xlab="Time", ylab="log(Ac. deaths (UK))", ylim=c(0,20))
#lines(cLUK3, col="red")
#abline(v=2020+75/365, col="green")

#par(mfrow=c(1,1)) # This command sets the plot window to show 1 row of 1 plots
#plot(cLUK2_0_tbats_pred, xlab="Time", ylab="log(Ac. deaths (UK))", ylim=c(0,20))
#lines(cLUK3, col="red")
#abline(v=2020+75/365, col="green")

#par(mfrow=c(1,1)) # This command sets the plot window to show 1 row of 1 plots
#plot(cLUK2_0_ARIMA_pred, xlab="Time", ylab="log(Ac. deaths (UK))", ylim=c(0,20))
#lines(cLUK3, col="red")
#abline(v=2020+75/365, col="green")

## ---- chunk 36
###
### Comparing models -- Time series Cross Validation (Rolling Horizon Holdout)
###

f_AANF  <- function(y, h) forecast(ets(y, model="AAN"), h = h)
errors_AANF <- tsCV(cLUK2_0, f_AANF, h=1, window=12)

f_MMNF<- function(y, h) forecast(ets(y, model="MMN"), h = h)
errors_MMNF <- tsCV(cLUK2_0, f_MMNF, h=1, window=12)

f_AAND  <- function(y, h) forecast(ets(y, model="AAN", damped=TRUE), h = h)
errors_AAND <- tsCV(cLUK2_0, f_AAND, h=1, window=12)

f_MMND  <- function(y, h) forecast(ets(y, model="MMN", damped=TRUE), h = h)
errors_MMND <- tsCV(cLUK2_0, f_MMND, h=1, window=12)

f_TBATS  <- function(y, h) forecast(tbats(y), h = h)
errors_TBATS <- tsCV(cLUK2_0, f_TBATS, h=1, window=12)

f_ARIMA  <- function(y, h) forecast(auto.arima(y), h = h)
errors_ARIMA <- tsCV(cLUK2_0, f_ARIMA, h=1, window=12)


#par(mfrow=c(1,1)) 
#plot(errors_AANF, ylab='tsCV errors')
#abline(0,0)
#lines(errors_MMNF, col="red")
#lines(errors_AAND, col="green")
#lines(errors_MMND, col="blue")
#lines(errors_TBATS, col="grey")
#lines(errors_ARIMA, col="orange")
#legend("left", legend=c("CV_error_AANF", "CV_error_MMNF","CV_error_AAND","CV_error_MMND", "CV_error_TBATS", "CV_error_ARIMA"), #col=c("black", "red", "green", "blue", "grey", "orange"), lty=1:4)
## ---- chunk 37
mean(abs(errors_AANF/cLUK2_0), na.rm=TRUE)*100
mean(abs(errors_MMNF/cLUK2_0), na.rm=TRUE)*100
mean(abs(errors_AAND/cLUK2_0), na.rm=TRUE)*100
mean(abs(errors_MMND/cLUK2_0), na.rm=TRUE)*100
mean(abs(errors_TBATS/cLUK2_0), na.rm=TRUE)*100
mean(abs(errors_ARIMA/cLUK2_0), na.rm=TRUE)*100

## ---- chunk 38

par(mfrow=c(1,1)) # This command sets the plot window to show 1 row of 1 plots
plot(cLUK2_0_ARIMA_pred, xlab="Time", ylab="log(Ac. deaths (FR))", ylim=c(0,20))
lines(cLUK3, col="red")
abline(v=2020+83/365, col="green")
## ---- chunk 39
expforeFRA_mean<-exp(cLUK2_0_ARIMA_pred$mean)

par(mfrow=c(1,1)) # This command sets the plot window to show 1 row of 1 plots
plot(expforeFRA_mean, xlab="Time", ylab="Ac. deaths (FR)", ylim=c(0,1e4))
abline(v=2020+83/365, col="green")
lines(cUK3, col="red")



## ---- chunk 40

library(forecast)

####################
###ITALY ANALYSIS###
####################

t0=2020+53/365
P=15 #predicted days

cIT <- ts(covid_data$Cdeaths_IT,start=0, frequency=1)
cIT_14 <- ts(covid_data$Cdeaths_IT[54:83],start=t0, frequency=365) #t=0 @ day69. +14d #before it was starting at 45
cIT_F <- ts(covid_data$Cdeaths_IT[54:148],start=t0, frequency=365)   # a supprimer 

cIT_14_AAN <- ets(cIT_14, model="AAN", damped=FALSE)
cIT_14_AAZ <- ets(cIT_14, model="AAZ", damped=FALSE)
cIT_14_MMN <- ets(cIT_14, model="MMN", damped=FALSE)
cIT_14_MMZ <- ets(cIT_14, model="MMZ", damped=FALSE)

cIT_14_AAND <- ets(cIT_14, model="AAN", damped=TRUE)
cIT_14_AAZD <- ets(cIT_14, model="AAZ", damped=TRUE)
cIT_14_MMND <- ets(cIT_14, model="MMN", damped=TRUE)
cIT_14_MMZD <- ets(cIT_14, model="MMZ", damped=TRUE)

# Create their prediction "cones" for 360 months (30 years) into the future with quintile confidence intervals
cIT_14_AAN_pred <- forecast(cIT_14_AAN, h=30, level=c(0.8, 0.95))
cIT_14_AAZ_pred <- forecast(cIT_14_AAZ, h=30, level=c(0.8, 0.95))
cIT_14_MMN_pred <- forecast(cIT_14_MMN, h=30, level=c(0.8, 0.95))
cIT_14_MMZ_pred <- forecast(cIT_14_MMZ, h=30, level=c(0.8, 0.95))

cIT_14_AAND_pred <- forecast(cIT_14_AAND, h=30, level=c(0.8, 0.95))
cIT_14_AAZD_pred <- forecast(cIT_14_AAZD, h=30, level=c(0.8, 0.95))
cIT_14_MMND_pred <- forecast(cIT_14_MMND, h=30, level=c(0.8, 0.95))
cIT_14_MMZD_pred <- forecast(cIT_14_MMZD, h=30, level=c(0.8, 0.95))

cIT_14_tbats <- tbats(cIT_14)
cIT_14_tbats_pred <-forecast(cIT_14_tbats, h=30, level=c(0.8, 0.95))
par(mfrow=c(1,1))

cIT_14_ARIMA <- auto.arima(cIT_14,seasonal=FALSE)
cIT_14_ARIMA_pred <- forecast(cIT_14_ARIMA,30)



###
### Comparing models -- Time series Cross Validation (Rolling Horizon Holdout)
###

f_AANF  <- function(y, h) forecast(ets(y, model="AAN"), h = h)
errors_AANF <- tsCV(cIT_14, f_AANF, h=1, window=15)

f_MMNF<- function(y, h) forecast(ets(y, model="MMN"), h = h)
errors_MMNF <- tsCV(cIT_14, f_MMNF, h=1, window=15)

f_AAND  <- function(y, h) forecast(ets(y, model="AAN", damped=TRUE), h = h)
errors_AAND <- tsCV(cIT_14, f_AAND, h=1, window=15)

f_MMND  <- function(y, h) forecast(ets(y, model="MMN", damped=TRUE), h = h)
errors_MMND <- tsCV(cIT_14, f_MMND, h=1, window=15)

f_TBATS  <- function(y, h) forecast(tbats(y), h = h)
errors_TBATS <- tsCV(cIT_14, f_TBATS, h=1, window=15)

f_ARIMA  <- function(y, h) forecast(auto.arima(y), h = h)
errors_ARIMA <- tsCV(cIT_14, f_ARIMA, h=1, window=15)

#mean(abs(errors_AANF/cIT_14), na.rm=TRUE)*100
#mean(abs(errors_MMNF/cIT_14), na.rm=TRUE)*100
#mean(abs(errors_AAND/cIT_14), na.rm=TRUE)*100
#mean(abs(errors_MMND/cIT_14), na.rm=TRUE)*100
#mean(abs(errors_TBATS/cIT_14), na.rm=TRUE)*100
#mean(abs(errors_ARIMA/cIT_14), na.rm=TRUE)*100

## ---- chunk 41

# Export the results out
write.csv(cIT_14_MMND_pred, file = "IT no lockdown+14d (MMND) .csv") # export the selected model's predictions into a CSV file

plot(cIT_14_MMND_pred, xlab="Year", ylab="Italy Acummulated deaths", ylim=c(0,100000))
lines(cIT_F, col="red")
abline(v=2020+69/365, col="green")
legend("left", legend=c("Best fitted model","Real death toll", "Start of Lockdown"), col=c("blue", "red","green"), lty=1)


## ---- chunk 42
#####################
###France ANALYSIS###
####################


t0=2020+53/365
cFRA_14 <- ts(covid_data$Cdeaths_IT[58:89],start=t0, frequency=365) #t=0 @ day75. +14d 
cFRA_F <- ts(covid_data$Cdeaths_IT[58:148],start=t0, frequency=365)   # a supprimer?


cFRA_14_AAN <- ets(cFRA_14, model="AAN", damped=FALSE)
cFRA_14_AAZ <- ets(cFRA_14, model="AAZ", damped=FALSE)
cFRA_14_MMN <- ets(cFRA_14, model="MMN", damped=FALSE)
cFRA_14_MMZ <- ets(cFRA_14, model="MMZ", damped=FALSE)

cFRA_14_AAND <- ets(cFRA_14, model="AAN", damped=TRUE)
cFRA_14_AAZD <- ets(cFRA_14, model="AAZ", damped=TRUE)
cFRA_14_MMND <- ets(cFRA_14, model="MMN", damped=TRUE)
cFRA_14_MMZD <- ets(cFRA_14, model="MMZ", damped=TRUE)

# Create their prediction "cones" for 360 months (30 years) into the future with quintile confidence intervals
cFRA_14_AAN_pred <- forecast(cFRA_14_AAN, h=30, level=c(0.8, 0.95))
cFRA_14_AAZ_pred <- forecast(cFRA_14_AAZ, h=30, level=c(0.8, 0.95))
cFRA_14_MMN_pred <- forecast(cFRA_14_MMN, h=30, level=c(0.8, 0.95))
cFRA_14_MMZ_pred <- forecast(cFRA_14_MMZ, h=30, level=c(0.8, 0.95))

cFRA_14_AAND_pred <- forecast(cFRA_14_AAND, h=30, level=c(0.8, 0.95))
cFRA_14_AAZD_pred <- forecast(cFRA_14_AAZD, h=30, level=c(0.8, 0.95))
cFRA_14_MMND_pred <- forecast(cFRA_14_MMND, h=30, level=c(0.8, 0.95))
cFRA_14_MMZD_pred <- forecast(cFRA_14_MMZD, h=30, level=c(0.8, 0.95))

cFRA_14_tbats <- tbats(cFRA_14)
cFRA_14_tbats_pred <-forecast(cFRA_14_tbats, h=30, level=c(0.8, 0.95))
par(mfrow=c(1,1))

cFRA_14_ARIMA <- auto.arima(cFRA_14,seasonal=FALSE)
cFRA_14_ARIMA_pred <- forecast(cFRA_14_ARIMA,30)


###
### Comparing models -- Time series Cross Validation (Rolling Horizon Holdout)
###

f_AANF  <- function(y, h) forecast(ets(y, model="AAN"), h = h)
errors_AANF <- tsCV(cFRA_14, f_AANF, h=1, window=10)

f_MMNF<- function(y, h) forecast(ets(y, model="MMN"), h = h)
errors_MMNF <- tsCV(cFRA_14, f_MMNF, h=1, window=10)

f_AAND  <- function(y, h) forecast(ets(y, model="AAN", damped=TRUE), h = h)
errors_AAND <- tsCV(cFRA_14, f_AAND, h=1, window=10)

f_MMND  <- function(y, h) forecast(ets(y, model="MMN", damped=TRUE), h = h)
errors_MMND <- tsCV(cFRA_14, f_MMND, h=1, window=10)

f_TBATS  <- function(y, h) forecast(tbats(y), h = h)
errors_TBATS <- tsCV(cFRA_14, f_TBATS, h=1, window=10)

f_ARIMA  <- function(y, h) forecast(auto.arima(y), h = h)
errors_ARIMA <- tsCV(cFRA_14, f_ARIMA, h=1, window=10)

#mean(abs(errors_AANF/cFRA_14), na.rm=TRUE)*100
#mean(abs(errors_MMNF/cFRA_14), na.rm=TRUE)*100
#mean(abs(errors_AAND/cFRA_14), na.rm=TRUE)*100
#mean(abs(errors_MMND/cFRA_14), na.rm=TRUE)*100
#mean(abs(errors_TBATS/cFRA_14), na.rm=TRUE)*100
#mean(abs(errors_ARIMA/cFRA_14), na.rm=TRUE)*100


## ---- chunk 43



# Export the results out
write.csv(cFRA_14_tbats_pred, file = "FRA no lockdown+14d (MMND) .csv") # export the selected model's predictions into a CSV file

plot(cFRA_14_tbats_pred, xlab="Year", ylab="France Acummulated deaths", ylim=c(0,100000))
lines(cFRA_F, col="red")
abline(v=2020+69/365, col="green")
legend("left", legend=c("Best fitted model","Real death toll", "Start of Lockdown"), col=c("blue", "red","green"), lty=1)

## ---- chunk 44
#######################
#####UK Analysis#######
#######################


t0=2020+53/365

cUK_14 <- ts(covid_data$Cdeaths_IT[68:98],start=t0, frequency=365) #t=0 @ day84. +14d 
cUK_F <- ts(covid_data$Cdeaths_IT[68:148],start=t0, frequency=365)   # a supprimer?



cUK_14_AAN <- ets(cUK_14, model="AAN", damped=FALSE)
cUK_14_AAZ <- ets(cUK_14, model="AAZ", damped=FALSE)
cUK_14_MMN <- ets(cUK_14, model="MMN", damped=FALSE)
cUK_14_MMZ <- ets(cUK_14, model="MMZ", damped=FALSE)

cUK_14_AAND <- ets(cUK_14, model="AAN", damped=TRUE)
cUK_14_AAZD <- ets(cUK_14, model="AAZ", damped=TRUE)
cUK_14_MMND <- ets(cUK_14, model="MMN", damped=TRUE)
cUK_14_MMZD <- ets(cUK_14, model="MMZ", damped=TRUE)

# Create their prediction "cones" for 360 months (30 years) into the future with quintile confidence intervals
cUK_14_AAN_pred <- forecast(cUK_14_AAN, h=30, level=c(0.8, 0.95))
cUK_14_AAZ_pred <- forecast(cUK_14_AAZ, h=30, level=c(0.8, 0.95))
cUK_14_MMN_pred <- forecast(cUK_14_MMN, h=30, level=c(0.8, 0.95))
cUK_14_MMZ_pred <- forecast(cUK_14_MMZ, h=30, level=c(0.8, 0.95))

cUK_14_AAND_pred <- forecast(cUK_14_AAND, h=30, level=c(0.8, 0.95))
cUK_14_AAZD_pred <- forecast(cUK_14_AAZD, h=30, level=c(0.8, 0.95))
cUK_14_MMND_pred <- forecast(cUK_14_MMND, h=30, level=c(0.8, 0.95))
cUK_14_MMZD_pred <- forecast(cUK_14_MMZD, h=30, level=c(0.8, 0.95))

cUK_14_tbats <- tbats(cUK_14)
cUK_14_tbats_pred <-forecast(cUK_14_tbats, h=30, level=c(0.8, 0.95))


cUK_14_ARIMA <- auto.arima(cUK_14,seasonal=FALSE)
cUK_14_ARIMA_pred <- forecast(cUK_14_ARIMA,30)



###
### Comparing models -- Time series Cross Validation (Rolling Horizon Holdout)
###

f_AANF  <- function(y, h) forecast(ets(y, model="AAN"), h = h)
errors_AANF <- tsCV(cUK_14, f_AANF, h=1, window=10)

f_MMNF<- function(y, h) forecast(ets(y, model="MMN"), h = h)
errors_MMNF <- tsCV(cUK_14, f_MMNF, h=1, window=10)

f_AAND  <- function(y, h) forecast(ets(y, model="AAN", damped=TRUE), h = h)
errors_AAND <- tsCV(cUK_14, f_AAND, h=1, window=10)

f_MMND  <- function(y, h) forecast(ets(y, model="MMN", damped=TRUE), h = h)
errors_MMND <- tsCV(cUK_14, f_MMND, h=1, window=10)

f_TBATS  <- function(y, h) forecast(tbats(y), h = h)
errors_TBATS <- tsCV(cUK_14, f_TBATS, h=1, window=10)

f_ARIMA  <- function(y, h) forecast(auto.arima(y), h = h)
errors_ARIMA <- tsCV(cUK_14, f_ARIMA, h=1, window=10)

#mean(abs(errors_AANF/cUK_14), na.rm=TRUE)*100
#mean(abs(errors_MMNF/cUK_14), na.rm=TRUE)*100
#mean(abs(errors_AAND/cUK_14), na.rm=TRUE)*100
#mean(abs(errors_MMND/cUK_14), na.rm=TRUE)*100
#mean(abs(errors_TBATS/cUK_14), na.rm=TRUE)*100
#mean(abs(errors_ARIMA/cUK_14), na.rm=TRUE)*100


## ---- chunk 45


# Export the results out
write.csv(cUK_14_ARIMA_pred, file = "UK no lockdown+14d (MMND) .csv") # export the selected model's predictions into a CSV file

plot(cUK_14_ARIMA_pred, xlab="Year", ylab="UK Acummulated deaths", ylim=c(0,100000))
lines(cUK_F, col="red")
abline(v=2020+69/365, col="green")
legend("left", legend=c("Best fitted model","Real death toll", "Start of Lockdown"), col=c("blue", "red","green"), lty=1)

## ---- chunk 46

library(forecast)

####################
###ITALY ANALYSIS###
####################

#covid_data<-read.csv(file.choose(), header=TRUE, sep=",")

t0=2020+53/365
P=15 #predicted days
#FRA <- ts(covid_data$deaths_IT,start=0, frequency=1)
cIT <- ts(covid_data$Cdeaths_IT,start=0, frequency=1)
cIT_28 <- ts(covid_data$Cdeaths_IT[54:97],start=t0, frequency=365) #t=0 @ day69. +28d #before it was starting at 45
cIT_F <- ts(covid_data$Cdeaths_IT[54:288],start=t0, frequency=365)   # a supprimer 

#plot(cIT_F)
#lines(cIT_28, col="red")

cIT_28_AAN <- ets(cIT_28, model="AAN", damped=FALSE)
cIT_28_AAZ <- ets(cIT_28, model="AAZ", damped=FALSE)
cIT_28_MMN <- ets(cIT_28, model="MMN", damped=FALSE)
cIT_28_MMZ <- ets(cIT_28, model="MMZ", damped=FALSE)

cIT_28_AAND <- ets(cIT_28, model="AAN", damped=TRUE)
cIT_28_AAZD <- ets(cIT_28, model="AAZ", damped=TRUE)
cIT_28_MMND <- ets(cIT_28, model="MMN", damped=TRUE)
cIT_28_MMZD <- ets(cIT_28, model="MMZ", damped=TRUE)

# Create their prediction "cones" for 360 months (30 years) into the future with quintile confidence intervals
cIT_28_AAN_pred <- forecast(cIT_28_AAN, h=30, level=c(0.8, 0.95))
cIT_28_AAZ_pred <- forecast(cIT_28_AAZ, h=30, level=c(0.8, 0.95))
cIT_28_MMN_pred <- forecast(cIT_28_MMN, h=30, level=c(0.8, 0.95))
cIT_28_MMZ_pred <- forecast(cIT_28_MMZ, h=30, level=c(0.8, 0.95))

cIT_28_AAND_pred <- forecast(cIT_28_AAND, h=30, level=c(0.8, 0.95))
cIT_28_AAZD_pred <- forecast(cIT_28_AAZD, h=30, level=c(0.8, 0.95))
cIT_28_MMND_pred <- forecast(cIT_28_MMND, h=30, level=c(0.8, 0.95))
cIT_28_MMZD_pred <- forecast(cIT_28_MMZD, h=30, level=c(0.8, 0.95))

cIT_28_tbats <- tbats(cIT_28)
cIT_28_tbats_pred <-forecast(cIT_28_tbats, h=30, level=c(0.8, 0.95))
par(mfrow=c(1,1))

cIT_28_ARIMA <- auto.arima(cIT_28,seasonal=FALSE)
cIT_28_ARIMA_pred <- forecast(cIT_28_ARIMA,30)


###
### Comparing models -- Time series Cross Validation (Rolling Horizon Holdout)
###

f_AANF  <- function(y, h) forecast(ets(y, model="AAN"), h = h)
errors_AANF <- tsCV(cIT_28, f_AANF, h=1, window=15)

f_MMNF<- function(y, h) forecast(ets(y, model="MMN"), h = h)
errors_MMNF <- tsCV(cIT_28, f_MMNF, h=1, window=15)

f_AAND  <- function(y, h) forecast(ets(y, model="AAN", damped=TRUE), h = h)
errors_AAND <- tsCV(cIT_28, f_AAND, h=1, window=15)

f_MMND  <- function(y, h) forecast(ets(y, model="MMN", damped=TRUE), h = h)
errors_MMND <- tsCV(cIT_28, f_MMND, h=1, window=15)

f_TBATS  <- function(y, h) forecast(tbats(y), h = h)
errors_TBATS <- tsCV(cIT_28, f_TBATS, h=1, window=15)

f_ARIMA  <- function(y, h) forecast(auto.arima(y), h = h)
errors_ARIMA <- tsCV(cIT_28, f_ARIMA, h=1, window=15)


#mean(abs(errors_AANF/cIT_28), na.rm=TRUE)*100
#mean(abs(errors_MMNF/cIT_28), na.rm=TRUE)*100
#mean(abs(errors_AAND/cIT_28), na.rm=TRUE)*100
#mean(abs(errors_MMND/cIT_28), na.rm=TRUE)*100
#mean(abs(errors_TBATS/cIT_28), na.rm=TRUE)*100
#mean(abs(errors_ARIMA/cIT_28), na.rm=TRUE)*100

## ---- chunk 47

# Export the results out
write.csv(cIT_28_MMND_pred, file = "IT no lockdown+28d (MMND) .csv") # export the selected model's predictions into a CSV file

plot(cIT_28_MMND_pred, xlab="Year", ylab="Italy Acummulated deaths", ylim=c(0,100000))
lines(cIT_F, col="red")
abline(v=2020+69/365, col="green")
legend("left", legend=c("Best fitted model","Real death toll", "Start of Lockdown"), col=c("blue", "red","green"), lty=1)


## ---- chunk 48
#####################
###France ANALYSIS###
####################


t0=2020+53/365

cFRA_28 <- ts(covid_data$Cdeaths_IT[58:103],start=t0, frequency=365) #t=0 @ day75. +28d 
cFRA_F <- ts(covid_data$Cdeaths_IT[58:288],start=t0, frequency=365)   # a supprimer?

cFRA_28_AAN <- ets(cFRA_28, model="AAN", damped=FALSE)
cFRA_28_AAZ <- ets(cFRA_28, model="AAZ", damped=FALSE)
cFRA_28_MMN <- ets(cFRA_28, model="MMN", damped=FALSE)
cFRA_28_MMZ <- ets(cFRA_28, model="MMZ", damped=FALSE)

cFRA_28_AAND <- ets(cFRA_28, model="AAN", damped=TRUE)
cFRA_28_AAZD <- ets(cFRA_28, model="AAZ", damped=TRUE)
cFRA_28_MMND <- ets(cFRA_28, model="MMN", damped=TRUE)
cFRA_28_MMZD <- ets(cFRA_28, model="MMZ", damped=TRUE)

# Create their prediction "cones" for 360 months (30 years) into the future with quintile confidence intervals
cFRA_28_AAN_pred <- forecast(cFRA_28_AAN, h=30, level=c(0.8, 0.95))
cFRA_28_AAZ_pred <- forecast(cFRA_28_AAZ, h=30, level=c(0.8, 0.95))
cFRA_28_MMN_pred <- forecast(cFRA_28_MMN, h=30, level=c(0.8, 0.95))
cFRA_28_MMZ_pred <- forecast(cFRA_28_MMZ, h=30, level=c(0.8, 0.95))

cFRA_28_AAND_pred <- forecast(cFRA_28_AAND, h=30, level=c(0.8, 0.95))
cFRA_28_AAZD_pred <- forecast(cFRA_28_AAZD, h=30, level=c(0.8, 0.95))
cFRA_28_MMND_pred <- forecast(cFRA_28_MMND, h=30, level=c(0.8, 0.95))
cFRA_28_MMZD_pred <- forecast(cFRA_28_MMZD, h=30, level=c(0.8, 0.95))

cFRA_28_tbats <- tbats(cFRA_28)
cFRA_28_tbats_pred <-forecast(cFRA_28_tbats, h=30, level=c(0.8, 0.95))
par(mfrow=c(1,1))
#plot(cFRA_28_tbats_pred, xlab="Year", ylab="Predicted Electric Rate")
#lines(cFRA_F, col="red")

cFRA_28_ARIMA <- auto.arima(cFRA_28,seasonal=FALSE)
cFRA_28_ARIMA_pred <- forecast(cFRA_28_ARIMA,30)

###
### Comparing models -- Time series Cross Validation (Rolling Horizon Holdout)
###

f_AANF  <- function(y, h) forecast(ets(y, model="AAN"), h = h)
errors_AANF <- tsCV(cFRA_28, f_AANF, h=1, window=10)

f_MMNF<- function(y, h) forecast(ets(y, model="MMN"), h = h)
errors_MMNF <- tsCV(cFRA_28, f_MMNF, h=1, window=10)

f_AAND  <- function(y, h) forecast(ets(y, model="AAN", damped=TRUE), h = h)
errors_AAND <- tsCV(cFRA_28, f_AAND, h=1, window=10)

f_MMND  <- function(y, h) forecast(ets(y, model="MMN", damped=TRUE), h = h)
errors_MMND <- tsCV(cFRA_28, f_MMND, h=1, window=10)

f_TBATS  <- function(y, h) forecast(tbats(y), h = h)
errors_TBATS <- tsCV(cFRA_28, f_TBATS, h=1, window=10)

f_ARIMA  <- function(y, h) forecast(auto.arima(y), h = h)
errors_ARIMA <- tsCV(cFRA_28, f_ARIMA, h=1, window=10)


#mean(abs(errors_AANF/cFRA_28), na.rm=TRUE)*100
#mean(abs(errors_MMNF/cFRA_28), na.rm=TRUE)*100
#mean(abs(errors_AAND/cFRA_28), na.rm=TRUE)*100
#mean(abs(errors_MMND/cFRA_28), na.rm=TRUE)*100
#mean(abs(errors_TBATS/cFRA_28), na.rm=TRUE)*100
#mean(abs(errors_ARIMA/cFRA_28), na.rm=TRUE)*100


## ---- chunk 49


# Export the results out
write.csv(cFRA_28_ARIMA_pred, file = "FRA no lockdown+28d (ARIMA) .csv") # export the selected model's predictions into a CSV file

plot(cFRA_28_ARIMA_pred, xlab="Year", ylab="France Acummulated deaths", ylim=c(0,100000))
lines(cFRA_F, col="red")
abline(v=2020+69/365, col="green")
legend("left", legend=c("Best fitted model","Real death toll", "Start of Lockdown"), col=c("blue", "red","green"), lty=1)



## ---- chunk 50
#######################
#####UK Analysis#######
#######################


t0=2020+53/365
cUK_28 <- ts(covid_data$Cdeaths_IT[68:112],start=t0, frequency=365) #t=0 @ day84. +28d 
cUK_F <- ts(covid_data$Cdeaths_IT[68:288],start=t0, frequency=365)   # a supprimer?

#plot(cUK_F)
#lines(cUK_28, col="red")

cUK_28_AAN <- ets(cUK_28, model="AAN", damped=FALSE)
cUK_28_AAZ <- ets(cUK_28, model="AAZ", damped=FALSE)
cUK_28_MMN <- ets(cUK_28, model="MMN", damped=FALSE)
cUK_28_MMZ <- ets(cUK_28, model="MMZ", damped=FALSE)

cUK_28_AAND <- ets(cUK_28, model="AAN", damped=TRUE)
cUK_28_AAZD <- ets(cUK_28, model="AAZ", damped=TRUE)
cUK_28_MMND <- ets(cUK_28, model="MMN", damped=TRUE)
cUK_28_MMZD <- ets(cUK_28, model="MMZ", damped=TRUE)

# Create their prediction "cones" for 360 months (30 years) into the future with quintile confidence intervals
cUK_28_AAN_pred <- forecast(cUK_28_AAN, h=30, level=c(0.8, 0.95))
cUK_28_AAZ_pred <- forecast(cUK_28_AAZ, h=30, level=c(0.8, 0.95))
cUK_28_MMN_pred <- forecast(cUK_28_MMN, h=30, level=c(0.8, 0.95))
cUK_28_MMZ_pred <- forecast(cUK_28_MMZ, h=30, level=c(0.8, 0.95))

cUK_28_AAND_pred <- forecast(cUK_28_AAND, h=30, level=c(0.8, 0.95))
cUK_28_AAZD_pred <- forecast(cUK_28_AAZD, h=30, level=c(0.8, 0.95))
cUK_28_MMND_pred <- forecast(cUK_28_MMND, h=30, level=c(0.8, 0.95))
cUK_28_MMZD_pred <- forecast(cUK_28_MMZD, h=30, level=c(0.8, 0.95))

cUK_28_tbats <- tbats(cUK_28)
cUK_28_tbats_pred <-forecast(cUK_28_tbats, h=30, level=c(0.8, 0.95))


cUK_28_ARIMA <- auto.arima(cUK_28,seasonal=FALSE)
cUK_28_ARIMA_pred <- forecast(cUK_28_ARIMA,30)


###
### Comparing models -- Time series Cross Validation (Rolling Horizon Holdout)
###

f_AANF  <- function(y, h) forecast(ets(y, model="AAN"), h = h)
errors_AANF <- tsCV(cUK_28, f_AANF, h=1, window=10)

f_MMNF<- function(y, h) forecast(ets(y, model="MMN"), h = h)
errors_MMNF <- tsCV(cUK_28, f_MMNF, h=1, window=10)

f_AAND  <- function(y, h) forecast(ets(y, model="AAN", damped=TRUE), h = h)
errors_AAND <- tsCV(cUK_28, f_AAND, h=1, window=10)

f_MMND  <- function(y, h) forecast(ets(y, model="MMN", damped=TRUE), h = h)
errors_MMND <- tsCV(cUK_28, f_MMND, h=1, window=10)

f_TBATS  <- function(y, h) forecast(tbats(y), h = h)
errors_TBATS <- tsCV(cUK_28, f_TBATS, h=1, window=10)

f_ARIMA  <- function(y, h) forecast(auto.arima(y), h = h)
errors_ARIMA <- tsCV(cUK_28, f_ARIMA, h=1, window=10)


#mean(abs(errors_AANF/cUK_28), na.rm=TRUE)*100
#mean(abs(errors_MMNF/cUK_28), na.rm=TRUE)*100
#mean(abs(errors_AAND/cUK_28), na.rm=TRUE)*100
#mean(abs(errors_MMND/cUK_28), na.rm=TRUE)*100
#mean(abs(errors_TBATS/cUK_28), na.rm=TRUE)*100
#mean(abs(errors_ARIMA/cUK_28), na.rm=TRUE)*100

## ---- chunk 51


# Export the results out
write.csv(cUK_28_ARIMA_pred, file = "UK no lockdown+28d (MMND) .csv") # export the selected model's predictions into a CSV file

plot(cUK_28_ARIMA_pred, xlab="Year", ylab="UK Acummulated deaths", ylim=c(0,100000))
lines(cUK_F, col="red")
abline(v=2020+69/365, col="green")
legend("left", legend=c("Best fitted model","Real death toll", "Start of Lockdown"), col=c("blue", "red","green"), lty=1)
